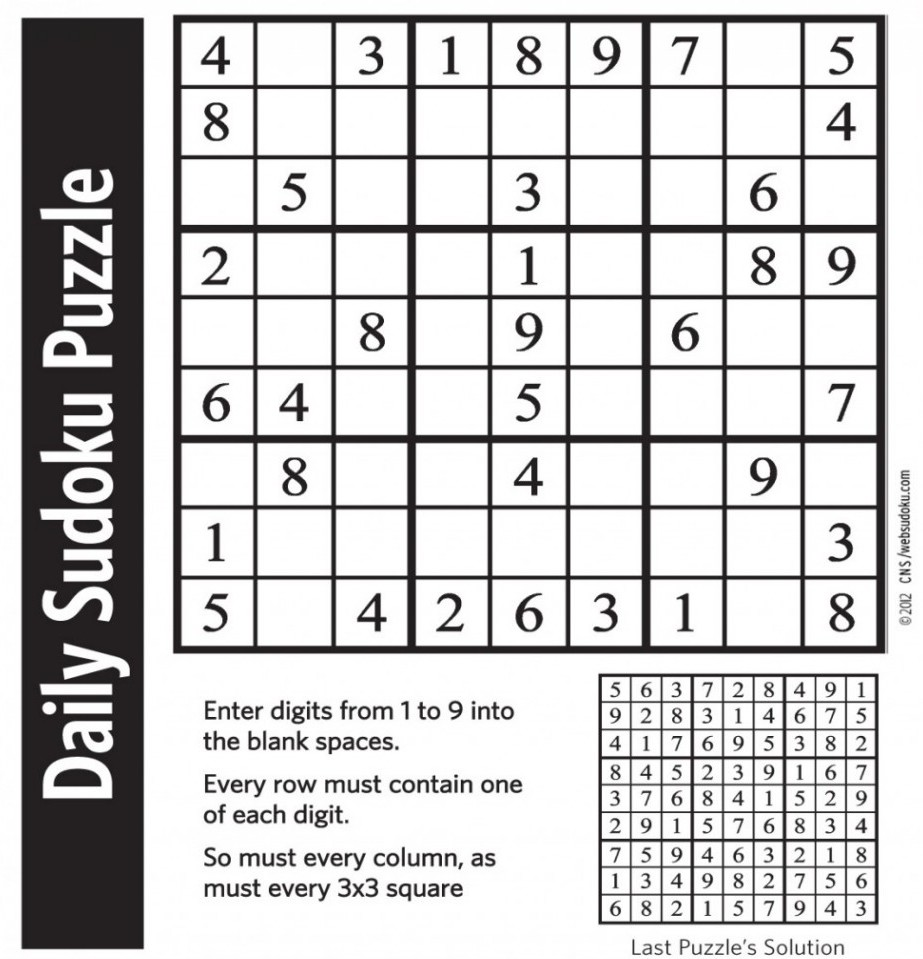
#> input picture sud3.jpg, 923 x 959 px
$ python final.py
#> lines starting #> are read from the running program, lines starting #| are printed output that depends on the picture; after the words box and inside, x2 and y2 are one past the last pixel; in counts of white or black regions, pixels touching at a corner belong together
import cv2
import numpy as np
#import subprocess

neurons = []
biases = []
weights = []
l_size = [784, 100, 10]
num_layers = len(l_size)

def sigmoid(z):
	return 1.0/(1.0+np.exp(-z))

def feedforward(neurons, weights, biases):
	for l in range(1, num_layers):
		neurons[l] = sigmoid(np.dot(weights[l], neurons[l-1].T) + biases[l])
	return neurons

for i in l_size:
	neurons.append(np.full(i, 0.0))

weights = np.load("weights.npz", allow_pickle=True)["arr_0"]
#> (reads weights.npz from the repository)
biases = np.load("biases.npz", allow_pickle=True)["arr_0"]
#> (reads biases.npz from the repository)

def fillCol(img, c_i, c_j, col, curCol):
	# run dfs and fill color
	stack = [(c_i, c_j)]
	count = 0
	while len(stack) != 0:
		i, j = stack[-1]
		stack.pop()
		if i < 0 or i >= img.shape[0] or j < 0 or j >= img.shape[1] or int(img[i][j]) == int(col) or int(img[i][j]) != curCol:
			continue
		img[i, j] = col
		stack.append((i+1, j))
		stack.append((i-1, j))
		stack.append((i, j+1))
		stack.append((i, j-1))
		count+=1

	return img, count

def shiftImage(img5, i, j) :
	img6 = np.zeros(img5.shape, np.uint8)
	for a in range(img5.shape[0]) :
		for b in range(img5.shape[1]) :
			if img5[a][b] != 0 and a+i>0 and b+j>0 and a+i<img5.shape[0] and b+j<img5.shape[1] :
				img6[a+i][b+j] = img5[a][b]
	return img6

def removeBoundaries(img) :
	l = img.shape[0]
	for i in range(l) :
		img, x = fillCol(img, i, 0, 0, 255)
		img, x = fillCol(img, 0, i, 0, 255)
		img, x = fillCol(img, l-i-1, l-1, 0, 255)
		img, x = fillCol(img, l-1, l-i-1, 0, 255)
	return img

img = cv2.imread('sud3.jpg')
#> img is the input picture: shape (959, 923, 3); mean B, G, R 200.9, 200.6, 201.4
imgray = cv2.cvtColor(img, cv2.COLOR_BGR2GRAY)
blur = cv2.GaussianBlur(imgray, (11, 11), 0)
th = cv2.adaptiveThreshold(blur,255,cv2.ADAPTIVE_THRESH_MEAN_C,\
            cv2.THRESH_BINARY,5,2)
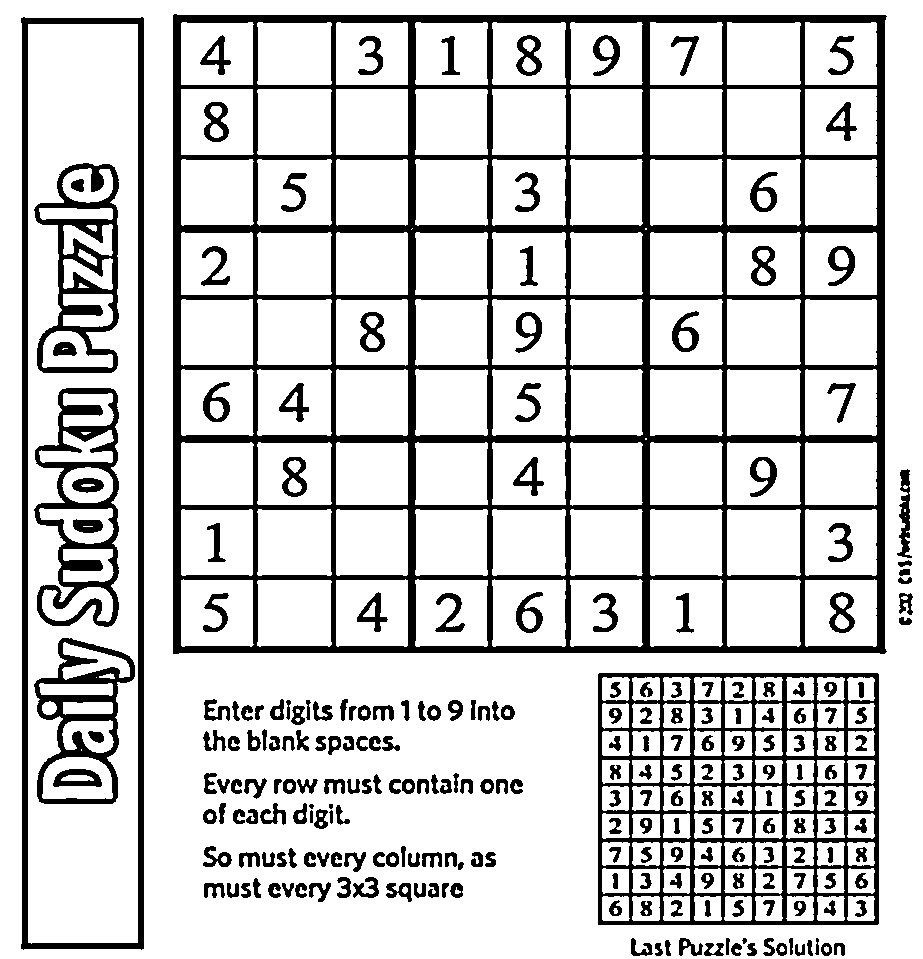
#> th: shape (959, 923); 81% white; 251 black regions (2 under 20 px), largest, box (x1, y1, x2, y2) and area: (173, 14, 887, 654) 78209, (598, 673, 879, 925) 19148, (21, 17, 144, 950) 12507
kernel = np.array([[0, 1, 0], [1, 1, 1], [0, 1, 0]], np.uint8)
erosion = cv2.erode(th, kernel, iterations = 1)
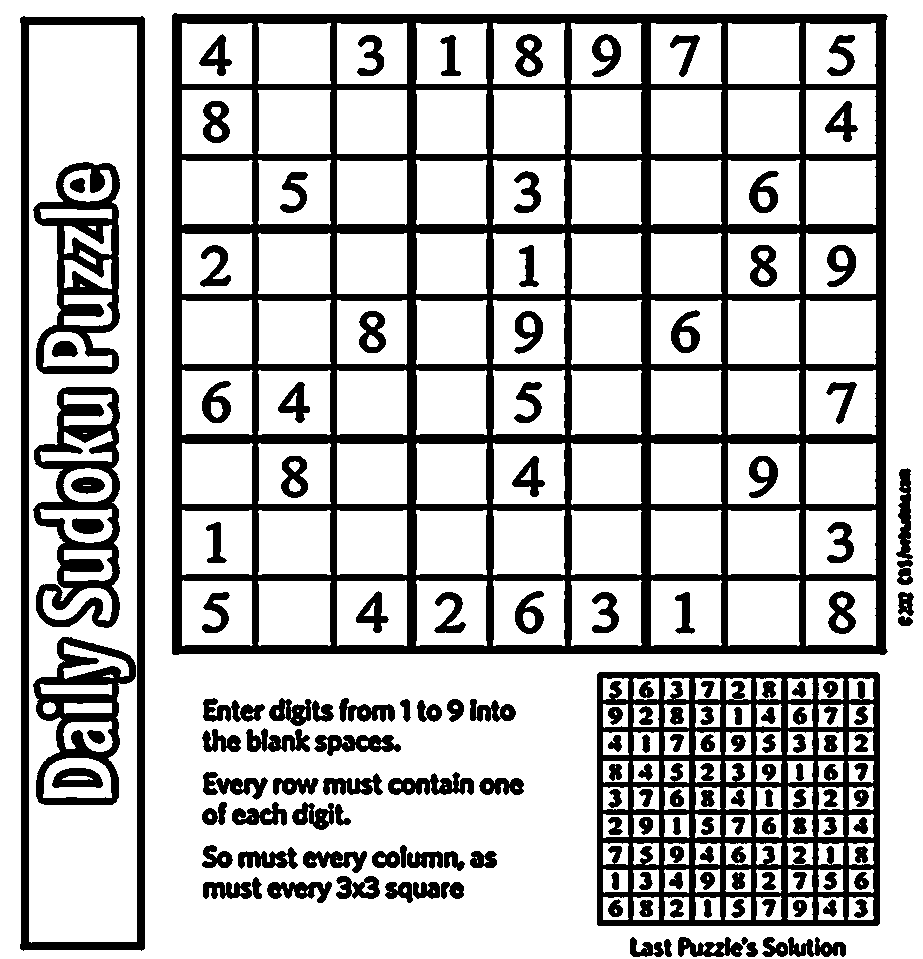
#> erosion: shape (959, 923); 74% white; 164 black regions

contours, hierarchy = cv2.findContours(erosion, cv2.RETR_TREE, cv2.CHAIN_APPROX_NONE)
#> contours = 487 contours, 101 with area under 20; largest, box (x1, y1, x2, y2) and area: (0, 0, 923, 959) 883276, (171, 12, 889, 656) 458336, (19, 15, 146, 952) 116761, (29, 25, 137, 943) 98013, (596, 671, 881, 927) 72404
maxA = cv2.contourArea(contours[0], True)
#> maxA = -883276
max_i = 0
for i in range(1, len(contours)) :
	area = cv2.contourArea(contours[i], True)
	if area > maxA :
		maxA = area
		max_i = i
#> this loop made 486 passes
#> (area, maxA) on passes 1, 3, 9, 73, 113, 309, 345: (154.5, 154.5), (827.5, 827.5), (952.5, 952.5), (1374, 1374), (72404.5, 72404.5), (116761, 116761), (458336.5, 458336.5)
#> area on passes 2, 5, 6, 7, 8, 10: 126.5, -6, 385, -5.5, 47.5, -1.5
#> after the loop, maxA = 458336.5; max_i = 345

mask = np.zeros(imgray.shape,np.uint8)
cv2.drawContours(mask, contours, max_i, 255, -1)
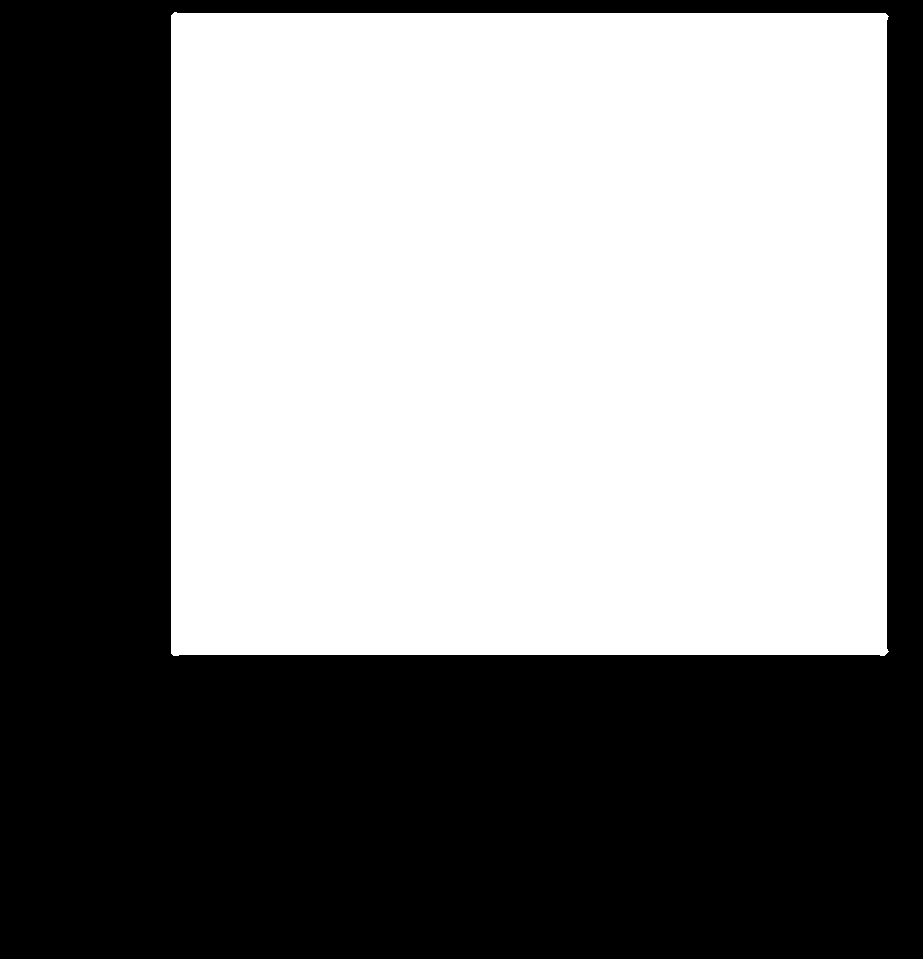
#> mask: shape (959, 923); 51.9% white; 1 black region, box (x1, y1, x2, y2) and area: (0, 0, 923, 959) 425466
pixelpoints = np.nonzero(mask)
#> pixelpoints = 459691 positions, rows 12 to 655, columns 171 to 888

X = pixelpoints[1]
Y = pixelpoints[0]

SUM = X + Y
DIFF = X - Y

a1 = np.argmax(SUM)
#> a1 = 457532
a2 = np.argmin(SUM)
#> a2 = 0
a3 = np.argmax(DIFF)
#> a3 = 715
a4 = np.argmin(DIFF)
#> a4 = 458250

sudL = int((X[a3] - X[a2] + X[a1] - X[a4] + Y[a1] - Y[a3] + Y[a4] - Y[a2] - 40)/2)
#> sudL = 1333
cl = int(sudL/9)
#> cl = 148
sudL = 9 * cl
#> sudL = 1332

pts1 = np.float32([[X[a2]+5, Y[a2]+5], [X[a3]-5, Y[a3]+5], [X[a1]-5, Y[a1]-5], [X[a4]+5, Y[a4]-5]])
#> pts1 = [[179, 17], [880, 18], [883, 646], [176, 648]]
pts2 = np.float32([[0,0],[sudL,0],[sudL,sudL],[0,sudL]])
#> pts2 = [[0, 0], [1332, 0], [1332, 1332], [0, 1332]]

M = cv2.getPerspectiveTransform(pts1,pts2)
#> M = [[1.89, 0.00898, -338.3], [-0.00303, 2.13, -35.61], [-6.76e-06, 1.36e-05, 1]]
dst = cv2.warpPerspective(imgray,M,(sudL,sudL))

eh_ = cv2.equalizeHist(dst)
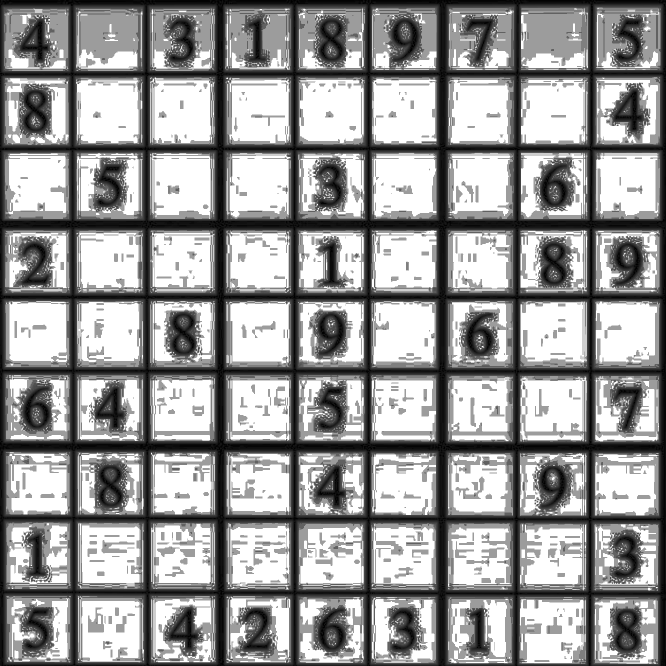
#> eh_: shape (1332, 1332) (shown at 1/2 size); min 0, max 255, mean 154.6
th_ = np.sum(eh_)/(eh_.size*4)
#> th_ = 38.66
ret20, img20 = cv2.threshold(eh_, th_, 255, cv2.THRESH_BINARY_INV)
#> img20: shape (1332, 1332); 15.1% white; 39 white regions (3 under 20 px), largest, box (x1, y1, x2, y2) and area: (0, 0, 1332, 1332) 222799, (1085, 487, 1131, 568) 1562, (48, 182, 94, 262) 1544
#> ret20 = 38

# cv2.imshow('image', img20)
# cv2.waitKey(0)
# cv2.destroyAllWindows()

digits = np.full((9, 9), 0)

for i in range(8*cl, sudL-cl+1, cl):
	for j in range(6*cl, sudL-cl+1, cl):
		cell2 = removeBoundaries(img20[i:i+cl, j:j+cl])
		whites = cell2 == 255
		zs = np.count_nonzero(whites)

		if zs*100.0/cell2.size > 1 :

			pad = int(cl*0.12)

			cell = dst[i+pad:i+cl-pad, j+pad:j+cl-pad]
			# cv2.imshow("image", cell)
			# cv2.waitKey(0)
			# cv2.destroyAllWindows()
			eh = cv2.equalizeHist(cell)
			#th = np.sum(eh)/(eh.size*4)
			ret, img2 = cv2.threshold(eh, 23, 255, cv2.THRESH_BINARY_INV)
			img2 = cv2.resize(img2, (28, 28))
			# cv2.imshow("image", img2)
			# cv2.waitKey(0)
			# cv2.destroyAllWindows()
			ar = 0
			y_m = 0
			x_m = 0
			for y in range(img2.shape[0]):
				for x in range(img2.shape[1]):
					if img2[y][x] == 255:
						img2, num = fillCol(img2, y, x, 17, 255)
						if num > ar:
							ar = num
							y_m = y
							x_m = x

			img2, num_ = fillCol(img2, y_m, x_m, 255, 17)
			for y in range(img2.shape[0]):
				for x in range(img2.shape[1]):
					if img2[y][x] == 17:
						img2, num = fillCol(img2, y, x, 0, 17)

			ret, img3 = cv2.threshold(img2, 200, 255, cv2.THRESH_BINARY)
			pps = np.nonzero(img3)
			X_ = pps[1]
			Y_ = pps[0]
			ym = (np.min(Y_) + np.max(Y_))/2
			xm = (np.min(X_) + np.max(X_))/2
			rows,cols = img2.shape
			img2 = shiftImage(img2, int(rows/2-ym), int(cols/2-xm))
			# cv2.imshow("image", img2)
			# cv2.waitKey(0)
			# cv2.destroyAllWindows()
			neurons[0] = np.divide(img2[img2 > -1], 255.0)
			neurons = feedforward(neurons, weights, biases)
			digits[int(i/cl)][int(j/cl)] = np.argmax(neurons[num_layers-1])
		else :
			digits[int(i/cl)][int(j/cl)] = 0
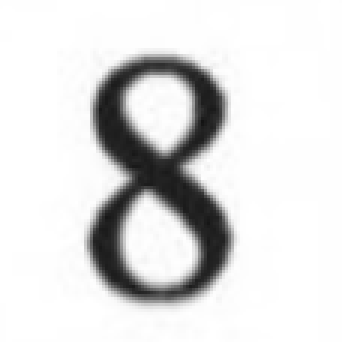
#> cell: shape (114, 114) (shown 3 times larger); min 19, max 255, mean 222.3
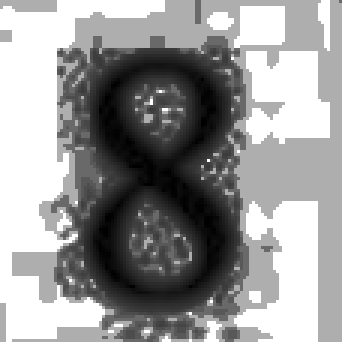
#> eh: shape (114, 114) (shown 3 times larger); min 0, max 255, mean 150.7
#> img3: shape (28, 28); 5.4% white in thin lines or dots, all inside (x1, y1, x2, y2) = (8, 5, 18, 22)
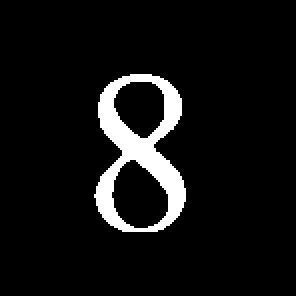
#> whites: shape (148, 148) bool (shown 2 times larger); 6.9% white; 1 white region, box (x1, y1, x2, y2) and area: (47, 37, 93, 116) 1514

print(digits)
#| [[0 0 0 0 0 0 0 0 0]
#|  [0 0 0 0 0 0 0 0 0]
#|  [0 0 0 0 0 0 0 0 0]
#|  [0 0 0 0 0 0 0 0 0]
#|  [0 0 0 0 0 0 0 0 0]
#|  [0 0 0 0 0 0 0 0 0]
#|  [0 0 0 0 0 0 0 0 0]
#|  [0 0 0 0 0 0 0 0 0]
#|  [0 0 0 0 0 0 1 0 5]]
